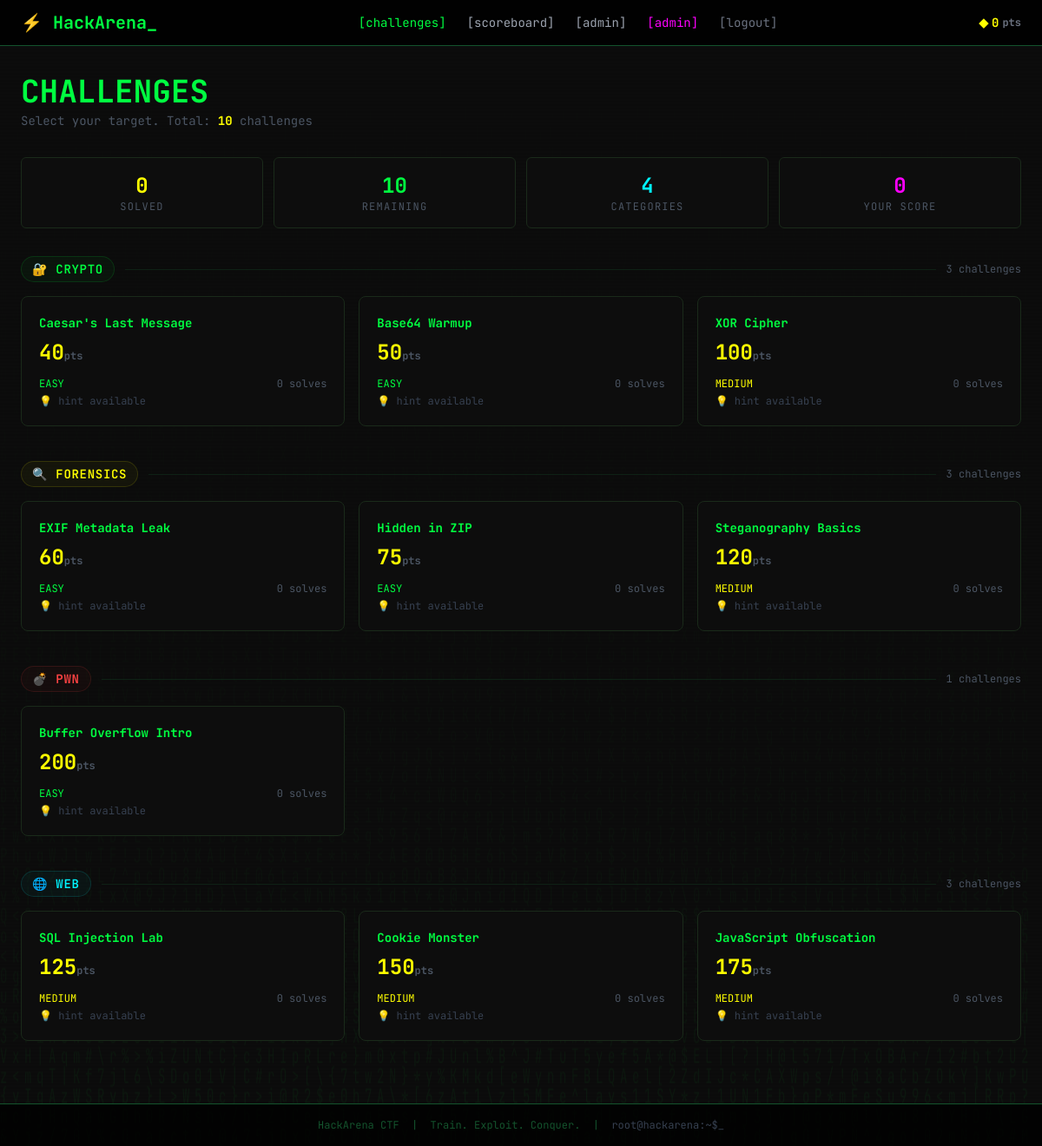
Page /challenges/ (signed in) on the committed database.
### app/models/user.py (models this page shows, shortened)
class User(UserMixin, db.Model):
    __tablename__ = "users"
    id = db.Column(db.Integer, primary_key=True)
    username = db.Column(db.String(32), unique=True, nullable=False, index=True)
    email = db.Column(db.String(120), unique=True, nullable=False, index=True)
    password_hash = db.Column(db.String(255), nullable=False)
    role = db.Column(db.String(20), nullable=False, default="user")
    score = db.Column(db.Integer, default=0, nullable=False)
    first_solve_timestamp = db.Column(db.DateTime, nullable=True)
    email_verified = db.Column(db.Boolean, default=False)
    banned = db.Column(db.Boolean, default=False)
    failed_login_attempts = db.Column(db.Integer, default=0)
    last_failed_login = db.Column(db.DateTime, nullable=True)
    created_at = db.Column(db.DateTime, default=lambda: datetime.now(timezone.utc))
    updated_at = db.Column(
        db.DateTime,
        default=lambda: datetime.now(timezone.utc),
        onupdate=lambda: datetime.now(timezone.utc),
    )
    submissions = db.relationship(
        "Submission", back_populates="user", lazy="dynamic", cascade="all, delete-orphan"
    )
    hint_unlocks = db.relationship(
        "HintUnlock", back_populates="user", lazy="dynamic", cascade="all, delete-orphan"
    )
    audit_logs = db.relationship(
        "AuditLog", back_populates="user", lazy="dynamic", cascade="all, delete-orphan"
    )
    @property
    def is_admin(self) -> bool:
        return self.role == "admin"
    @property
    def is_active(self) -> bool:  # Flask-Login interface
        return not self.banned

### app/models/challenge.py (models this page shows, shortened)
class Challenge(db.Model):
    __tablename__ = "challenges"
    id = db.Column(db.Integer, primary_key=True)
    title = db.Column(db.String(200), nullable=False)
    slug = db.Column(db.String(220), unique=True, nullable=False, index=True)
    description = db.Column(db.Text, nullable=False)  # Markdown source
    category = db.Column(db.String(30), nullable=False)
    difficulty = db.Column(db.String(20), nullable=False, default="easy")
    points = db.Column(db.Integer, nullable=False, default=100)
    flag_hash = db.Column(db.String(64), nullable=False)
    file_path = db.Column(db.String(500), nullable=True)
    file_name = db.Column(db.String(255), nullable=True)
    active = db.Column(db.Boolean, default=True)
    solve_count = db.Column(db.Integer, default=0)
    author_id = db.Column(db.Integer, db.ForeignKey("users.id"), nullable=True)
    created_at = db.Column(db.DateTime, default=lambda: datetime.now(timezone.utc))
    updated_at = db.Column(
        db.DateTime,
        default=lambda: datetime.now(timezone.utc),
        onupdate=lambda: datetime.now(timezone.utc),
    )
    hints = db.relationship(
        "Hint", back_populates="challenge", lazy="dynamic", cascade="all, delete-orphan"
    )
    submissions = db.relationship(
        "Submission", back_populates="challenge", lazy="dynamic", cascade="all, delete-orphan"
    )
    author = db.relationship("User", foreign_keys=[author_id])
    @property
    def category_icon(self) -> str:
        return {
            "web": "🌐",
            "crypto": "🔐",
            "forensics": "🔍",
            "reverse": "⚙️",
            "pwn": "💣",
            "misc": "🎲",
            "network": "📡",
        }.get(self.category, "🏴")
    def has_file(self) -> bool:
        return bool(self.file_path)

### app/blueprints/challenges/routes.py (the view)
@challenges_bp.route("/")
@login_required
def list_challenges():
    challenges = Challenge.query.filter_by(active=True).order_by(
        Challenge.category, Challenge.points
    ).all()
    solved_ids = set()
    if current_user.is_authenticated:
        solved = (
            Submission.query
            .filter_by(user_id=current_user.id, is_correct=True)
            .with_entities(Submission.challenge_id)
            .all()
        )
        solved_ids = {row[0] for row in solved}
    categories = {}
    for ch in challenges:
        categories.setdefault(ch.category, []).append(ch)
    return render_template(
        "challenges/list.html",
        categories=categories,
        solved_ids=solved_ids,
    )

### app/templates/challenges/list.html (shortened to what this page needs)
{% extends "base.html" %}
{% block content %}
<div class="mb-8">
    <h1 class="text-4xl font-bold text-matrix glitch" data-text="CHALLENGES">CHALLENGES</h1>
    <p class="text-gray-600 text-sm mt-1">
        Select your target. Total:
        <span class="text-neon-yellow font-bold">
            {{ categories.values() | map('length') | sum }}
        </span> challenges
    </p>
</div>
<div class="grid grid-cols-2 sm:grid-cols-4 gap-3 mb-8">
    {% set total = categories.values() | map('length') | sum %}
    {% set solved = solved_ids | length %}
    <div class="terminal-card p-4 text-center">
        <div class="text-2xl font-bold text-neon-yellow">{{ solved }}</div>
        <div class="text-xs text-gray-600 uppercase tracking-widest">Solved</div>
    </div>
    <div class="terminal-card p-4 text-center">
        <div class="text-2xl font-bold text-matrix">{{ total - solved }}</div>
        <div class="text-xs text-gray-600 uppercase tracking-widest">Remaining</div>
    </div>
    <div class="terminal-card p-4 text-center">
        <div class="text-2xl font-bold text-neon-cyan">{{ categories | length }}</div>
        <div class="text-xs text-gray-600 uppercase tracking-widest">Categories</div>
    </div>
    <div class="terminal-card p-4 text-center">
        <div class="text-2xl font-bold text-neon-magenta">{{ current_user.score }}</div>
        <div class="text-xs text-gray-600 uppercase tracking-widest">Your Score</div>
    </div>
</div>
{% if categories %}
{% for category, challenges in categories.items() %}
<div class="mb-10">
    <div class="flex items-center gap-3 mb-4">
        <span class="badge badge-{{ category }} text-sm px-3 py-1">
            {{ challenges[0].category_icon }} {{ category | upper }}
        </span>
        <div class="flex-1 h-px bg-green-900 opacity-30"></div>
        <span class="text-xs text-gray-600">{{ challenges | length }} challenges</span>
    </div>
    <div class="grid grid-cols-1 sm:grid-cols-2 lg:grid-cols-3 xl:grid-cols-4 gap-4">
        {% for ch in challenges %}
        {% set is_solved = ch.id in solved_ids %}
        <a href="{{ url_for('challenges.challenge_detail', slug=ch.slug) }}"
            class="terminal-card relative p-5 rounded-lg block {% if is_solved %}opacity-70{% endif %} hover:no-underline">
            <h3 class="font-bold text-matrix text-sm mb-2 line-clamp-2 pr-16">{{ ch.title }}</h3>
            <div class="text-neon-yellow text-2xl font-bold mb-3">{{ ch.points }}<span
                    class="text-xs text-gray-600">pts</span></div>
            <div class="flex items-center justify-between mt-auto">
                <span class="text-xs diff-{{ ch.difficulty }}">{{ ch.difficulty | upper }}</span>
                <span class="text-xs text-gray-600">
                    {{ ch.solve_count }} solve{{ 's' if ch.solve_count != 1 }}
                </span>
            </div>
            {% if ch.hints.count() > 0 %}
            <div class="mt-1 text-xs text-gray-700">💡 hint available</div>
            {% endif %}
        </a>
        {% endfor %}
    </div>
</div>
{% endfor %}
{% endif %}
{% endblock %}

### app/templates/base.html (shortened to what this page needs)
<!DOCTYPE html>
<html lang="en" class="dark">
<head>
  <script src="https://cdn.tailwindcss.com"></script>
  <link rel="stylesheet" href="{{ url_for('static', filename='css/hacker.css') }}" />
</head>
<body class="bg-terminal text-matrix font-mono min-h-screen flex flex-col">
  <nav class="relative z-50 border-b border-green-900 bg-black bg-opacity-90 backdrop-blur-sm">
    <div class="max-w-7xl mx-auto px-4 sm:px-6 py-3 flex items-center justify-between">
      <a href="{{ url_for('challenges.list_challenges') }}" class="flex items-center gap-2 group">
        <span class="text-xl font-bold text-matrix group-hover:text-neon-cyan transition-colors duration-200">
          ⚡ HackArena<span class="animate-blink">_</span>
        </span>
      </a>
      <div class="hidden md:flex items-center gap-6 text-sm">
        {% if current_user.is_authenticated %}
          <a href="{{ url_for('challenges.list_challenges') }}"
             class="nav-link {% if request.endpoint and 'challenge' in request.endpoint %}text-matrix{% else %}text-gray-400{% endif %} hover:text-matrix transition-colors">
            [challenges]
          </a>
          <a href="{{ url_for('scoreboard.leaderboard') }}"
             class="nav-link {% if request.endpoint and 'scoreboard' in request.endpoint %}text-matrix{% else %}text-gray-400{% endif %} hover:text-matrix transition-colors">
            [scoreboard]
          </a>
          <a href="{{ url_for('profile.view_profile', username=current_user.username) }}"
             class="nav-link {% if request.endpoint and 'profile' in request.endpoint %}text-matrix{% else %}text-gray-400{% endif %} hover:text-matrix transition-colors">
            [{{ current_user.username }}]
          </a>
          {% if current_user.is_admin %}
          <a href="{{ url_for('admin.dashboard') }}"
             class="nav-link text-neon-magenta hover:text-pink-300 transition-colors">
            [admin]
          </a>
          {% endif %}
          <a href="{{ url_for('auth.logout') }}" class="text-gray-500 hover:text-red-400 transition-colors">[logout]</a>
        {% else %}
          <a href="{{ url_for('auth.login') }}" class="text-gray-400 hover:text-matrix transition-colors">[login]</a>
          <a href="{{ url_for('auth.register') }}" class="btn-neon px-4 py-1 text-xs rounded">[register]</a>
        {% endif %}
      </div>
      {% if current_user.is_authenticated %}
      <div class="hidden md:flex items-center gap-1 text-neon-yellow text-sm font-bold">
        <span>◆</span>
        <span id="nav-score">{{ current_user.score }}</span>
        <span class="text-xs text-gray-500">pts</span>
      </div>
      {% endif %}
    </div>
  </nav>
  <main class="relative z-10 flex-1 max-w-7xl mx-auto w-full px-4 sm:px-6 py-8 animate-fade-in">
    {% block content %}{% endblock %}
  </main>
  <footer class="relative z-10 border-t border-green-900 bg-black bg-opacity-80 text-center py-4 text-xs text-green-900">
    <span>HackArena CTF &nbsp;|&nbsp; Train. Exploit. Conquer.</span>
    &nbsp;|&nbsp;
    <span class="text-gray-700">root@hackarena:~$<span class="animate-blink">_</span></span>
  </footer>
</body>
</html>

### app/static/css/hacker.css (style rules this page uses)
*, *::before, *::after { box-sizing: border-box; }
body { background-color: #000; color: #00ff41; font-family: 'JetBrains Mono', 'Fira Code', Consolas, monospace; }
.terminal-card { background: #0d0d0d; border: 1px solid #1a2a1a; border-radius: 6px; transition: border-color 0.2s, box-shadow 0.2s, transform 0.2s; }
.glitch { position: relative; display: inline-block; }
.glitch::before, .glitch::after { content: attr(data-text); position: absolute; inset: 0; opacity: 0; }
.badge { display: inline-flex; align-items: center; gap: 4px; padding: 2px 8px; border-radius: 9999px; font-size: 0.7rem; font-weight: 600; letter-spacing: 0.05em; border: 1px solid currentColor; }
.badge-web { color: #00f5ff; border-color: #00f5ff22; background: #00f5ff0a; }
.badge-crypto { color: #00ff41; border-color: #00ff4122; background: #00ff410a; }
.badge-forensics { color: #ffff00; border-color: #ffff0022; background: #ffff000a; }
.badge-pwn { color: #ff4444; border-color: #ff444422; background: #ff44440a; }
.diff-easy { color: #00ff41; }
.diff-medium { color: #ffff00; }
body::after { content:''; position:fixed; inset:0; pointer-events:none; z-index:1; background: repeating-linear-gradient( 0deg, transparent, transparent 2px, rgba(0,0,0,0.03) 2px, rgba(0,0,0,0.03) 4px ); }

### rows in the picture
User: username "admin", score "0"
Challenge: category "🔐", category "CRYPTO", challenges "3", title "Caesar's Last Message", points "40", difficulty "EASY", solve_count "0", solve_count "s"
Challenge: title "Base64 Warmup", points "50", difficulty "EASY", solve_count "0", solve_count "s"
Challenge: title "XOR Cipher", points "100", difficulty "MEDIUM", solve_count "0", solve_count "s"
Challenge: category "🔍", category "FORENSICS", challenges "3", title "EXIF Metadata Leak", points "60", difficulty "EASY", solve_count "0", solve_count "s"
Challenge: title "Hidden in ZIP", points "75", difficulty "EASY", solve_count "0", solve_count "s"
Challenge: title "Steganography Basics", points "120", difficulty "MEDIUM", solve_count "0", solve_count "s"
Challenge: category "💣", category "PWN", challenges "1", title "Buffer Overflow Intro", points "200", difficulty "EASY", solve_count "0", solve_count "s"
Challenge: category "🌐", category "WEB", challenges "3", title "SQL Injection Lab", points "125", difficulty "MEDIUM", solve_count "0", solve_count "s"
Challenge: title "Cookie Monster", points "150", difficulty "MEDIUM", solve_count "0", solve_count "s"
Challenge: title "JavaScript Obfuscation", points "175", difficulty "MEDIUM", solve_count "0", solve_count "s"

### other values in the picture
{{ categories.values() | map('length') | sum }} "10"
{{ solved }} "0"
{{ total - solved }} "10"
{{ categories | length }} "4"
